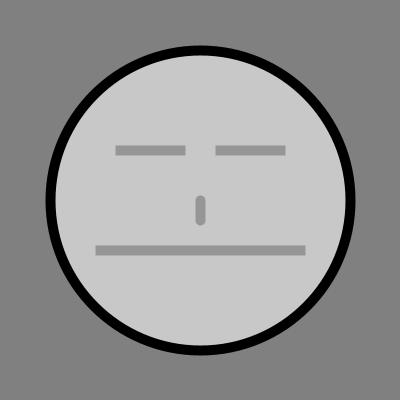
Frame 1 (no input)
Frame 60 (the mouse pressed at the canvas centre just before this capture): identical to frame 1, image omitted
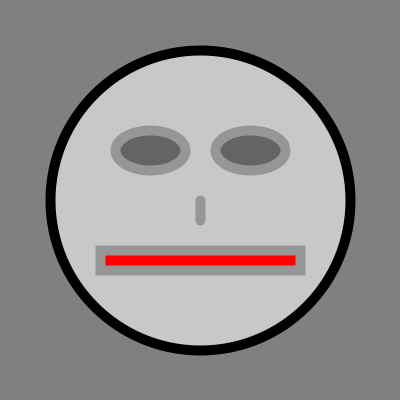
Frame 120 (the mouse held since frame 60 and released just before this capture)

The Processing sketch that drew these frames (run headless with seeded random() and noise(); from frame 60 on, the mouse is pressed at the canvas centre):

// Processing sketch: processing_92308
// ── processing_92308.pde

// this is what happens when the program starts
// it only happens once

void setup() {
  //this creates a canvas of 400 x 400 pixels
  size(400, 400);
  //draw smoothly
  smooth();

  //strokeWeight
  strokeWeight(10);
}

// this tells Processing how to draw
// it happens continuously

void draw() {
  background(128);
  fill(200);
  stroke(0);

  //draw a big round ellipse
  //at position 200,200
  ellipse(200, 200, 300, 300);

  fill(100);
  stroke(150);
  //eyes
  ellipse(150, 150, 70, mouseY/5);
  ellipse(250, 150, 70, mouseY/5);

  //mouth:
  //draw a line from 100,250 to 300,260
  // line(100, 250, 300, 260);
  fill(255,0,0);
  rect(100, 250, 200, mouseX / 10);
  
  //nose:
  //draw a line from 200,200 to 200,220
  line(200, 200, 200, 220);
}
